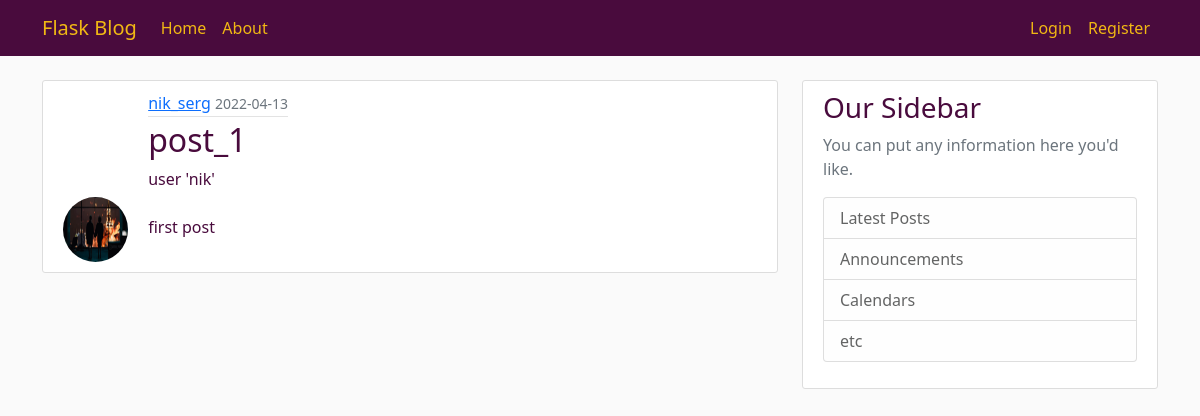
Page /post/3 on the earlier database version.
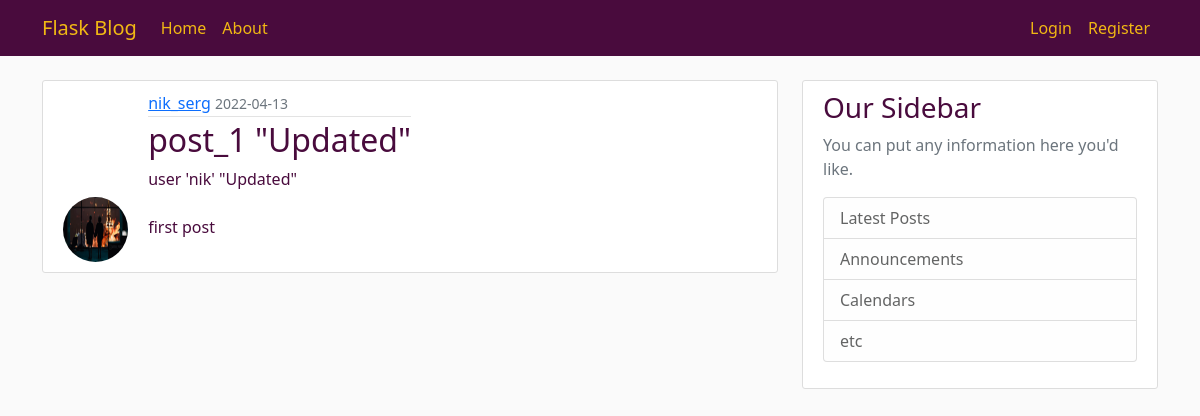
Same page on the later database version.
### flaskblog/models.py (models this page shows, shortened)
class User(db.Model, UserMixin):
    id = db.Column(db.Integer, primary_key=True)
    username = db.Column(db.String(20), unique=True, nullable=False)
    email = db.Column(db.String(120), unique=True, nullable=False)
    image_file = db.Column(db.String(20), nullable=False, default='default.jpg')
    password = db.Column(db.String(60), nullable=False)
    posts = db.relationship('Post', backref='author', lazy=True)

class Post(db.Model):
    id = db.Column(db.Integer, primary_key=True)
    title = db.Column(db.String(100), nullable=False)
    date_posted = db.Column(db.DateTime, nullable=False, default=datetime.utcnow)
    content = db.Column(db.Text, nullable=False)
    user_id = db.Column(db.Integer, db.ForeignKey('user.id'), nullable=False)

### flaskblog/routes.py (the view)
@app.route("/post/<int:post_id>", methods=['GET', 'POST'])
def post(post_id):
    post = Post.query.get_or_404(post_id)
    return render_template('post.html', title=post.title, post=post)

### flaskblog/templates/post.html (shortened to what this page needs)
{% extends "layout.html" %}
{% block content %}
<article class="media content-section">
    <img class="rounded-circle article-img"
         src="{{ url_for('static', filename='profile_pics/' + post.author.image_file) }}">
    <div class="media-body">
        <div class="article-metadata">
            <a class="mr-2" href="#">{{ post.author.username }}</a>
            <small class="text-muted">{{ post.date_posted.strftime('%Y-%m-%d') }}</small>
        </div>
        <h2 class="article-title">{{ post.title }}</h2>
        <p class="article-content">{{ post.content }}</p>
    </div>
</article>
{% endblock content%}

### flaskblog/templates/layout.html (shortened to what this page needs)
<!DOCTYPE html>
<html>
<head>
    <link href="https://cdn.jsdelivr.net/npm/bootstrap@5.1.3/dist/css/bootstrap.min.css"
 rel="stylesheet">
    <link rel="stylesheet" type="text/css" href="{{ url_for('static', filename='main.css') }}">
</head>
<body>
<header class="site-header">
    <nav class="navbar navbar-expand-md navbar-dark bg-steel fixed-top">
        <div class="container" id="nav">
            <a class="navbar-brand mr-4" href="/">Flask Blog</a>
            <div class="collapse navbar-collapse" id="navbarToggle">
                <div class="navbar-nav">
                    <a class="nav-item nav-link" href="{{ url_for('home') }}">Home</a>
                    <a class="nav-item nav-link" href="{{ url_for('about') }}">About</a>
                </div>
                <div class="navbar-nav ms-auto">
                    {% if current_user.is_authenticated %}
                    <a class="nav-item nav-link" href="{{ url_for('new_post') }}">New Post</a>
                    <a class="nav-item nav-link" href="{{ url_for('account') }}">Account</a>
                    <a class="nav-item nav-link" href="{{ url_for('logout') }}">Logout</a>
                    {% else %}
                    <a class="nav-item nav-link" href="{{ url_for('login') }}">Login</a>
                    <a class="nav-item nav-link" href="{{ url_for('register') }}">Register</a>
                    {% endif %}
                </div>
            </div>
        </div>
    </nav>
</header>
<main class="container" role="main">
    <div class="row">
        <div class="col-md-8">
            {% block content %}{% endblock %}
        </div>
        <div class="col-md-4">
            <div class="content-section">
                <h3>Our Sidebar</h3>
                <p class='text-muted'>You can put any information here you'd like.
                <ul class="list-group">
                    <li class="list-group-item list-group-item-light">Latest Posts</li>
                    <li class="list-group-item list-group-item-light">Announcements</li>
                    <li class="list-group-item list-group-item-light">Calendars</li>
                    <li class="list-group-item list-group-item-light">etc</li>
                </ul>
                </p>
            </div>
        </div>
    </div>
</main>
</body>
</html>

### flaskblog/static/main.css (style rules this page uses)
body { background: #fafafa; color: #490B3D; margin-top: 5rem; }
h1, h2, h3, h4, h5, h6 { color: #490B3D; }
.bg-steel { background-color: #490B3D; }
.navbar-brand.mr-4 { color: #F1B814; }
.site-header .navbar-nav .nav-link { color: #F1B814; }
.content-section { background: #ffffff; padding: 10px 20px; border: 1px solid #dddddd; border-radius: 3px; margin-bottom: 20px; }
.article-title { color: #490B3D; }
.article-content { white-space: pre-line; }
.article-img { height: 65px; width: 65px; margin-right: 16px; position: relative; }
.article-metadata { padding-bottom: 1px; margin-bottom: 4px; border-bottom: 1px solid #e3e3e3 }
.media-body { display:inline-block }

Differences in the rows shown:
changed Post: title "post_1" → "post_1 \"Updated\""; content "user 'nik' first post" → "user 'nik' \"Updated\" first post"
